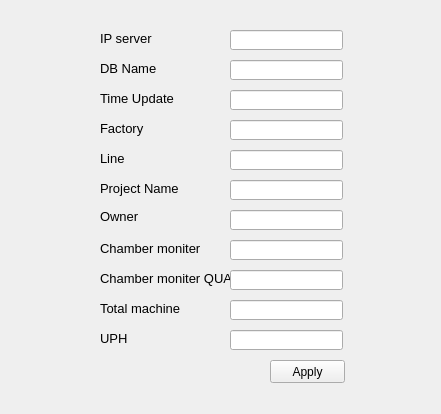
<?xml version="1.0" encoding="UTF-8"?>
<ui version="4.0">
 <class>Form11</class>
 <widget class="QWidget" name="Form11">
  <property name="geometry">
   <rect>
    <x>0</x>
    <y>0</y>
    <width>441</width>
    <height>414</height>
   </rect>
  </property>
  <property name="windowTitle">
   <string>Form</string>
  </property>
  <widget class="QWidget" name="widget" native="true">
   <property name="geometry">
    <rect>
     <x>100</x>
     <y>10</y>
     <width>261</width>
     <height>391</height>
    </rect>
   </property>
   <widget class="QLabel" name="label">
    <property name="geometry">
     <rect>
      <x>0</x>
      <y>20</y>
      <width>61</width>
      <height>16</height>
     </rect>
    </property>
    <property name="font">
     <font>
      <pointsize>10</pointsize>
     </font>
    </property>
    <property name="text">
     <string>IP server</string>
    </property>
   </widget>
   <widget class="QLabel" name="label_2">
    <property name="geometry">
     <rect>
      <x>0</x>
      <y>50</y>
      <width>61</width>
      <height>16</height>
     </rect>
    </property>
    <property name="font">
     <font>
      <pointsize>10</pointsize>
     </font>
    </property>
    <property name="text">
     <string>DB Name</string>
    </property>
   </widget>
   <widget class="QLabel" name="label_3">
    <property name="geometry">
     <rect>
      <x>0</x>
      <y>80</y>
      <width>81</width>
      <height>16</height>
     </rect>
    </property>
    <property name="font">
     <font>
      <pointsize>10</pointsize>
     </font>
    </property>
    <property name="text">
     <string>Time Update</string>
    </property>
   </widget>
   <widget class="QLabel" name="label_4">
    <property name="geometry">
     <rect>
      <x>0</x>
      <y>110</y>
      <width>61</width>
      <height>16</height>
     </rect>
    </property>
    <property name="font">
     <font>
      <pointsize>10</pointsize>
     </font>
    </property>
    <property name="text">
     <string>Factory</string>
    </property>
   </widget>
   <widget class="QLabel" name="label_5">
    <property name="geometry">
     <rect>
      <x>0</x>
      <y>140</y>
      <width>31</width>
      <height>16</height>
     </rect>
    </property>
    <property name="font">
     <font>
      <pointsize>10</pointsize>
     </font>
    </property>
    <property name="text">
     <string>Line</string>
    </property>
   </widget>
   <widget class="QLabel" name="label_6">
    <property name="geometry">
     <rect>
      <x>0</x>
      <y>170</y>
      <width>81</width>
      <height>16</height>
     </rect>
    </property>
    <property name="font">
     <font>
      <pointsize>10</pointsize>
     </font>
    </property>
    <property name="text">
     <string>Project Name</string>
    </property>
   </widget>
   <widget class="QLabel" name="label_7">
    <property name="geometry">
     <rect>
      <x>0</x>
      <y>200</y>
      <width>47</width>
      <height>13</height>
     </rect>
    </property>
    <property name="font">
     <font>
      <pointsize>10</pointsize>
     </font>
    </property>
    <property name="text">
     <string>Owner</string>
    </property>
   </widget>
   <widget class="QLabel" name="label_8">
    <property name="geometry">
     <rect>
      <x>0</x>
      <y>230</y>
      <width>111</width>
      <height>16</height>
     </rect>
    </property>
    <property name="font">
     <font>
      <pointsize>10</pointsize>
     </font>
    </property>
    <property name="text">
     <string>Chamber moniter</string>
    </property>
   </widget>
   <widget class="QLabel" name="label_9">
    <property name="geometry">
     <rect>
      <x>0</x>
      <y>260</y>
      <width>131</width>
      <height>16</height>
     </rect>
    </property>
    <property name="font">
     <font>
      <pointsize>10</pointsize>
     </font>
    </property>
    <property name="text">
     <string>Chamber moniter QUA</string>
    </property>
   </widget>
   <widget class="QPushButton" name="pushButton">
    <property name="geometry">
     <rect>
      <x>170</x>
      <y>350</y>
      <width>75</width>
      <height>23</height>
     </rect>
    </property>
    <property name="text">
     <string>Apply</string>
    </property>
   </widget>
   <widget class="QLineEdit" name="lineEdit">
    <property name="geometry">
     <rect>
      <x>130</x>
      <y>20</y>
      <width>113</width>
      <height>20</height>
     </rect>
    </property>
   </widget>
   <widget class="QLineEdit" name="lineEdit_2">
    <property name="geometry">
     <rect>
      <x>130</x>
      <y>50</y>
      <width>113</width>
      <height>20</height>
     </rect>
    </property>
   </widget>
   <widget class="QLineEdit" name="lineEdit_3">
    <property name="geometry">
     <rect>
      <x>130</x>
      <y>80</y>
      <width>113</width>
      <height>20</height>
     </rect>
    </property>
   </widget>
   <widget class="QLineEdit" name="lineEdit_4">
    <property name="geometry">
     <rect>
      <x>130</x>
      <y>110</y>
      <width>113</width>
      <height>20</height>
     </rect>
    </property>
   </widget>
   <widget class="QLineEdit" name="lineEdit_5">
    <property name="geometry">
     <rect>
      <x>130</x>
      <y>140</y>
      <width>113</width>
      <height>20</height>
     </rect>
    </property>
   </widget>
   <widget class="QLineEdit" name="lineEdit_6">
    <property name="geometry">
     <rect>
      <x>130</x>
      <y>170</y>
      <width>113</width>
      <height>20</height>
     </rect>
    </property>
   </widget>
   <widget class="QLineEdit" name="lineEdit_7">
    <property name="geometry">
     <rect>
      <x>130</x>
      <y>200</y>
      <width>113</width>
      <height>20</height>
     </rect>
    </property>
   </widget>
   <widget class="QLineEdit" name="lineEdit_8">
    <property name="geometry">
     <rect>
      <x>130</x>
      <y>230</y>
      <width>113</width>
      <height>20</height>
     </rect>
    </property>
   </widget>
   <widget class="QLineEdit" name="lineEdit_9">
    <property name="geometry">
     <rect>
      <x>130</x>
      <y>260</y>
      <width>113</width>
      <height>20</height>
     </rect>
    </property>
   </widget>
   <widget class="QLabel" name="label_10">
    <property name="geometry">
     <rect>
      <x>0</x>
      <y>290</y>
      <width>131</width>
      <height>16</height>
     </rect>
    </property>
    <property name="font">
     <font>
      <pointsize>10</pointsize>
     </font>
    </property>
    <property name="text">
     <string>Total machine</string>
    </property>
   </widget>
   <widget class="QLineEdit" name="lineEdit_10">
    <property name="geometry">
     <rect>
      <x>130</x>
      <y>290</y>
      <width>113</width>
      <height>20</height>
     </rect>
    </property>
   </widget>
   <widget class="QLineEdit" name="lineEdit_11">
    <property name="geometry">
     <rect>
      <x>130</x>
      <y>320</y>
      <width>113</width>
      <height>20</height>
     </rect>
    </property>
   </widget>
   <widget class="QLabel" name="label_11">
    <property name="geometry">
     <rect>
      <x>0</x>
      <y>320</y>
      <width>131</width>
      <height>16</height>
     </rect>
    </property>
    <property name="font">
     <font>
      <pointsize>10</pointsize>
     </font>
    </property>
    <property name="text">
     <string>UPH</string>
    </property>
   </widget>
  </widget>
 </widget>
 <resources/>
 <connections/>
</ui>
